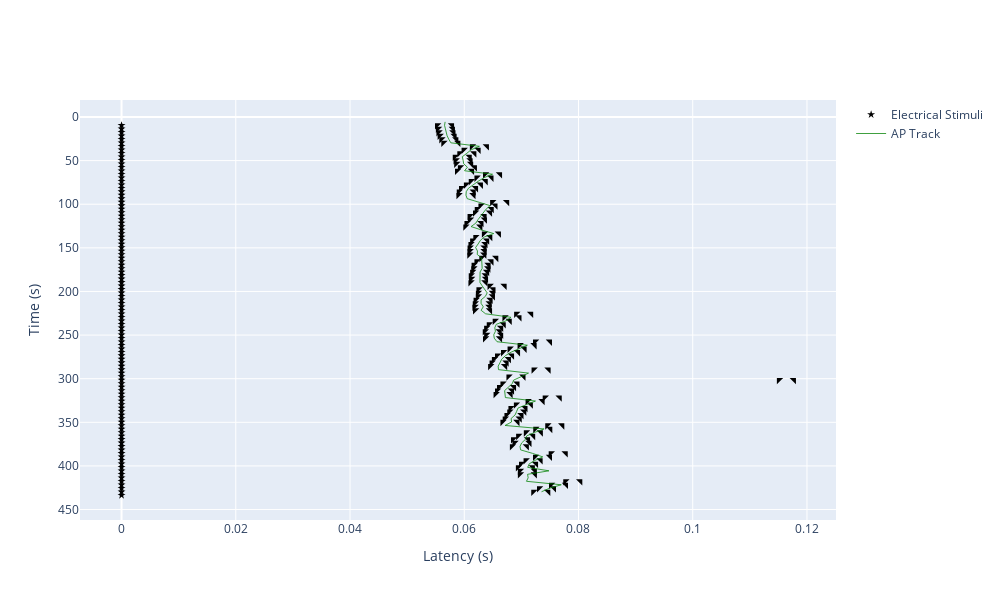

The notebook cell saved with this chart:
### Code cell
%autoreload 2
from fibre_tracking.ap_track import APTrack
from plotting import FallingLeafPlot

# and now, we can extract the nearest action potentials
aps = ap_track.get_nearest_existing_aps(sweeps = recording.sweeps)

# also, we may want to change the track's color :)
ap_track.color = "green"

# Starting point for the falling leaf plot
FLP_START_TIME = recording.sweeps[ap_track.sweep_idcs[0]].t_start
FLP_POST_ST_TIMEFRAME = max(ap_track.latencies) * 1.5

flplot = FallingLeafPlot()
flplot.plot(regular_stimuli = recording.el_stimuli, action_potentials = aps, t_start = FLP_START_TIME, num_intervals = len(ap_track), \
            ap_tracks = [ap_track], post_stimulus_timeframe = FLP_POST_ST_TIMEFRAME, plot_raw_signal = False)

### Figure 1 — Plotly figure (JSON) as saved in the notebook; plotly's stock layout.template omitted (floating-point values rounded to 4 significant figures)
{"data": [{"hovertemplate": "%{text}", "marker": {"color": "Black", "symbol": "star"}, "mode": "markers", "name": "Electrical Stimuli", "text": ["time = 9.5961s<br>Index = 0", "time = 13.5964s<br>Index = 1", "time = 17.5966s<br>Index = 2", "time = 21.5968s<br>Index = 3", "time = 25.5971s<br>Index = 4", "time = 29.5973s<br>Index = 5", "time = 33.5977s<br>Index = 6", "time = 37.5980s<br>Index = 7", "time = 41.5983s<br>Index = 8", "time = 45.5985s<br>Index = 9", "time = 49.5987s<br>Index = 10", "time = 53.5990s<br>Index = 11", "time = 57.5992s<br>Index = 12", "time = 61.5994s<br>Index = 13", "time = 65.5999s<br>Index = 14", "time = 69.6001s<br>Index = 15", "time = 73.6004s<br>Index = 16", "time = 77.6006s<br>Index = 17", "time = 81.6008s<br>Index = 18", "time = 85.6011s<br>Index = 19", "time = 89.6013s<br>Index = 20", "time = 93.6016s<br>Index = 21", "time = 97.6020s<br>Index = 22", "time = 101.6022s<br>Index = 23", "time = 105.6025s<br>Index = 24", "time = 109.6027s<br>Index = 25", "time = 113.6029s<br>Index = 26", "time = 117.6031s<br>Index = 27", "time = 121.6034s<br>Index = 28", "time = 125.6037s<br>Index = 29", "time = 129.6041s<br>Index = 30", "time = 133.6043s<br>Index = 31", "time = 137.6045s<br>Index = 32", "time = 141.6048s<br>Index = 33", "time = 145.6050s<br>Index = 34", "time = 149.6053s<br>Index = 35", "time = 153.6055s<br>Index = 36", "time = 157.6058s<br>Index = 37", "time = 161.6061s<br>Index = 38", "time = 165.6063s<br>Index = 39", "time = 169.6066s<br>Index = 40", "time = 173.6068s<br>Index = 41", "time = 177.6070s<br>Index = 42", "time = 181.6073s<br>Index = 43", "time = 185.6076s<br>Index = 44", "time = 189.6078s<br>Index = 45", "time = 193.6081s<br>Index = 46", "time = 197.6084s<br>Index = 47", "time = 201.6086s<br>Index = 48", "time = 205.6088s<br>Index = 49", "time = 209.6091s<br>Index = 50", "time = 213.6094s<br>Index = 51", "time = 217.6096s<br>Index = 52", "time = 221.6098s<br>Index = 53", "time = 225.6104s<br>Index = 54", "time = 229.6106s<br>Index = 55", "time = 233.6108s<br>Index = 56", "time = 237.6111s<br>Index = 57", "time = 241.6113s<br>Index = 58", "time = 245.6115s<br>Index = 59", "time = 249.6118s<br>Index = 60", "time = 253.6121s<br>Index = 61", "time = 257.6126s<br>Index = 62", "time = 261.6128s<br>Index = 63", "time = 265.6130s<br>Index = 64", "time = 269.6133s<br>Index = 65", "time = 273.6135s<br>Index = 66", "time = 277.6138s<br>Index = 67", "time = 281.6140s<br>Index = 68", "time = 285.6143s<br>Index = 69", "time = 289.6148s<br>Index = 70", "time = 293.6150s<br>Index = 71", "time = 297.6153s<br>Index = 72", "time = 301.6155s<br>Index = 73", "time = 305.6157s<br>Index = 74", "time = 309.6160s<br>Index = 75", "time = 313.6162s<br>Index = 76", "time = 317.6165s<br>Index = 77", "time = 321.6170s<br>Index = 78", "time = 325.6173s<br>Index = 79", "time = 329.6175s<br>Index = 80", "time = 333.6178s<br>Index = 81", "time = 337.6180s<br>Index = 82", "time = 341.6182s<br>Index = 83", "time = 345.6184s<br>Index = 84", "time = 349.6187s<br>Index = 85", "time = 353.6193s<br>Index = 86", "time = 357.6195s<br>Index = 87", "time = 361.6197s<br>Index = 88", "time = 365.6200s<br>Index = 89", "time = 369.6202s<br>Index = 90", "time = 373.6205s<br>Index = 91", "time = 377.6207s<br>Index = 92", "time = 381.6209s<br>Index = 93", "time = 385.6214s<br>Index = 94", "time = 389.6217s<br>Index = 95", "time = 393.6220s<br>Index = 96", "time = 397.6222s<br>Index = 97", "time = 401.6224s<br>Index = 98", "time = 405.6227s<br>Index = 99", "time = 409.6229s<br>Index = 100", "time = 413.6232s<br>Index = 101", "time = 417.6237s<br>Index = 102", "time = 421.6239s<br>Index = 103", "time = 425.6241s<br>Index = 104", "time = 429.6244s<br>Index = 105", "time = 433.6246s<br>Index = 106"], "type": "scatter", "x": [0, 0, 0, 0, 0, 0, 0, 0, 0, 0, 0, 0, 0, 0, 0, 0, 0, 0, 0, 0, 0, 0, 0, 0, 0, 0, 0, 0, 0, 0, 0, 0, 0, 0, 0, 0, 0, 0, 0, 0, 0, 0, 0, 0, 0, 0, 0, 0, 0, 0, 0, 0, 0, 0, 0, 0, 0, 0, 0, 0, 0, 0, 0, 0, 0, 0, 0, 0, 0, 0, 0, 0, 0, 0, 0, 0, 0, 0, 0, 0, 0, 0, 0, 0, 0, 0, 0, 0, 0, 0, 0, 0, 0, 0, 0, 0, 0, 0, 0, 0, 0, 0, 0, 0, 0, 0, 0], "y": [9.596, 13.6, 17.6, 21.6, 25.6, 29.6, 33.6, 37.6, 41.6, 45.6, 49.6, 53.6, 57.6, 61.6, 65.6, 69.6, 73.6, 77.6, 81.6, 85.6, 89.6, 93.6, 97.6, 101.6, 105.6, 109.6, 113.6, 117.6, 121.6, 125.6, 129.6, 133.6, 137.6, 141.6, 145.6, 149.6, 153.6, 157.6, 161.6, 165.6, 169.6, 173.6, 177.6, 181.6, 185.6, 189.6, 193.6, 197.6, 201.6, 205.6, 209.6, 213.6, 217.6, 221.6, 225.6, 229.6, 233.6, 237.6, 241.6, 245.6, 249.6, 253.6, 257.6, 261.6, 265.6, 269.6, 273.6, 277.6, 281.6, 285.6, 289.6, 293.6, 297.6, 301.6, 305.6, 309.6, 313.6, 317.6, 321.6, 325.6, 329.6, 333.6, 337.6, 341.6, 345.6, 349.6, 353.6, 357.6, 361.6, 365.6, 369.6, 373.6, 377.6, 381.6, 385.6, 389.6, 393.6, 397.6, 401.6, 405.6, 409.6, 413.6, 417.6, 421.6, 425.6, 429.6, 433.6]}, {"hovertemplate": "%{text}", "marker": {"color": "black", "size": 7, "symbol": ["triangle-nw", "triangle-ne"]}, "mode": "markers", "showlegend": false, "text": ["Latency: 0.0553s<br>Fibre Index: None", "Offset: 0.0579s"], "type": "scatter", "x": [0.05525, 0.05785], "y": [9.596, 9.596]}, {"hovertemplate": "%{text}", "marker": {"color": "black", "size": 7, "symbol": ["triangle-nw", "triangle-ne"]}, "mode": "markers", "showlegend": false, "text": ["Latency: 0.0554s<br>Fibre Index: None", "Offset: 0.0580s"], "type": "scatter", "x": [0.0554, 0.058], "y": [13.6, 13.6]}, {"hovertemplate": "%{text}", "marker": {"color": "black", "size": 7, "symbol": ["triangle-nw", "triangle-ne"]}, "mode": "markers", "showlegend": false, "text": ["Latency: 0.0555s<br>Fibre Index: None", "Offset: 0.0581s"], "type": "scatter", "x": [0.0555, 0.0581], "y": [17.6, 17.6]}, {"hovertemplate": "%{text}", "marker": {"color": "black", "size": 7, "symbol": ["triangle-nw", "triangle-ne"]}, "mode": "markers", "showlegend": false, "text": ["Latency: 0.0557s<br>Fibre Index: None", "Offset: 0.0583s"], "type": "scatter", "x": [0.0557, 0.0583], "y": [21.6, 21.6]}, {"hovertemplate": "%{text}", "marker": {"color": "black", "size": 7, "symbol": ["triangle-nw", "triangle-ne"]}, "mode": "markers", "showlegend": false, "text": ["Latency: 0.0560s<br>Fibre Index: None", "Offset: 0.0586s"], "type": "scatter", "x": [0.056, 0.0586], "y": [25.6, 25.6]}, {"hovertemplate": "%{text}", "marker": {"color": "black", "size": 7, "symbol": ["triangle-nw", "triangle-ne"]}, "mode": "markers", "showlegend": false, "text": ["Latency: 0.0564s<br>Fibre Index: None", "Offset: 0.0590s"], "type": "scatter", "x": [0.05635, 0.05895], "y": [29.6, 29.6]}, {"hovertemplate": "%{text}", "marker": {"color": "black", "size": 7, "symbol": ["triangle-nw", "triangle-ne"]}, "mode": "markers", "showlegend": false, "text": ["Latency: 0.0614s<br>Fibre Index: None", "Offset: 0.0640s"], "type": "scatter", "x": [0.06135, 0.06395], "y": [33.6, 33.6]}, {"hovertemplate": "%{text}", "marker": {"color": "black", "size": 7, "symbol": ["triangle-nw", "triangle-ne"]}, "mode": "markers", "showlegend": false, "text": ["Latency: 0.0599s<br>Fibre Index: None", "Offset: 0.0625s"], "type": "scatter", "x": [0.0599, 0.0625], "y": [37.6, 37.6]}, {"hovertemplate": "%{text}", "marker": {"color": "black", "size": 7, "symbol": ["triangle-nw", "triangle-ne"]}, "mode": "markers", "showlegend": false, "text": ["Latency: 0.0592s<br>Fibre Index: None", "Offset: 0.0617s"], "type": "scatter", "x": [0.05915, 0.06175], "y": [41.6, 41.6]}, {"hovertemplate": "%{text}", "marker": {"color": "black", "size": 7, "symbol": ["triangle-nw", "triangle-ne"]}, "mode": "markers", "showlegend": false, "text": ["Latency: 0.0583s<br>Fibre Index: None", "Offset: 0.0609s"], "type": "scatter", "x": [0.05835, 0.06095], "y": [45.6, 45.6]}, {"hovertemplate": "%{text}", "marker": {"color": "black", "size": 7, "symbol": ["triangle-nw", "triangle-ne"]}, "mode": "markers", "showlegend": false, "text": ["Latency: 0.0585s<br>Fibre Index: None", "Offset: 0.0611s"], "type": "scatter", "x": [0.0585, 0.0611], "y": [49.6, 49.6]}, {"hovertemplate": "%{text}", "marker": {"color": "black", "size": 7, "symbol": ["triangle-nw", "triangle-ne"]}, "mode": "markers", "showlegend": false, "text": ["Latency: 0.0586s<br>Fibre Index: None", "Offset: 0.0612s"], "type": "scatter", "x": [0.0586, 0.0612], "y": [53.6, 53.6]}, {"hovertemplate": "%{text}", "marker": {"color": "black", "size": 7, "symbol": ["triangle-nw", "triangle-ne"]}, "mode": "markers", "showlegend": false, "text": ["Latency: 0.0592s<br>Fibre Index: None", "Offset: 0.0618s"], "type": "scatter", "x": [0.05925, 0.06185], "y": [57.6, 57.6]}, {"hovertemplate": "%{text}", "marker": {"color": "black", "size": 7, "symbol": ["triangle-nw", "triangle-ne"]}, "mode": "markers", "showlegend": false, "text": ["Latency: 0.0588s<br>Fibre Index: None", "Offset: 0.0614s"], "type": "scatter", "x": [0.05875, 0.06135], "y": [61.6, 61.6]}, {"hovertemplate": "%{text}", "marker": {"color": "black", "size": 7, "symbol": ["triangle-nw", "triangle-ne"]}, "mode": "markers", "showlegend": false, "text": ["Latency: 0.0636s<br>Fibre Index: None", "Offset: 0.0662s"], "type": "scatter", "x": [0.06365, 0.06625], "y": [65.6, 65.6]}, {"hovertemplate": "%{text}", "marker": {"color": "black", "size": 7, "symbol": ["triangle-nw", "triangle-ne"]}, "mode": "markers", "showlegend": false, "text": ["Latency: 0.0622s<br>Fibre Index: None", "Offset: 0.0648s"], "type": "scatter", "x": [0.06215, 0.06475], "y": [69.6, 69.6]}, {"hovertemplate": "%{text}", "marker": {"color": "black", "size": 7, "symbol": ["triangle-nw", "triangle-ne"]}, "mode": "markers", "showlegend": false, "text": ["Latency: 0.0611s<br>Fibre Index: None", "Offset: 0.0637s"], "type": "scatter", "x": [0.06115, 0.06375], "y": [73.6, 73.6]}, {"hovertemplate": "%{text}", "marker": {"color": "black", "size": 7, "symbol": ["triangle-nw", "triangle-ne"]}, "mode": "markers", "showlegend": false, "text": ["Latency: 0.0603s<br>Fibre Index: None", "Offset: 0.0629s"], "type": "scatter", "x": [0.0603, 0.0629], "y": [77.6, 77.6]}, {"hovertemplate": "%{text}", "marker": {"color": "black", "size": 7, "symbol": ["triangle-nw", "triangle-ne"]}, "mode": "markers", "showlegend": false, "text": ["Latency: 0.0594s<br>Fibre Index: None", "Offset: 0.0620s"], "type": "scatter", "x": [0.05945, 0.06205], "y": [81.6, 81.6]}, {"hovertemplate": "%{text}", "marker": {"color": "black", "size": 7, "symbol": ["triangle-nw", "triangle-ne"]}, "mode": "markers", "showlegend": false, "text": ["Latency: 0.0590s<br>Fibre Index: None", "Offset: 0.0617s"], "type": "scatter", "x": [0.05905, 0.06165], "y": [85.6, 85.6]}, {"hovertemplate": "%{text}", "marker": {"color": "black", "size": 7, "symbol": ["triangle-nw", "triangle-ne"]}, "mode": "markers", "showlegend": false, "text": ["Latency: 0.0590s<br>Fibre Index: None", "Offset: 0.0616s"], "type": "scatter", "x": [0.059, 0.0616], "y": [89.6, 89.6]}, {"hovertemplate": "%{text}", "marker": {"color": "black", "size": 7, "symbol": ["triangle-nw", "triangle-ne"]}, "mode": "markers", "showlegend": false, "text": ["Latency: 0.0649s<br>Fibre Index: None", "Offset: 0.0675s"], "type": "scatter", "x": [0.0649, 0.0675], "y": [97.6, 97.6]}, {"hovertemplate": "%{text}", "marker": {"color": "black", "size": 7, "symbol": ["triangle-nw", "triangle-ne"]}, "mode": "markers", "showlegend": false, "text": ["Latency: 0.0628s<br>Fibre Index: None", "Offset: 0.0654s"], "type": "scatter", "x": [0.06285, 0.06545], "y": [101.6, 101.6]}, {"hovertemplate": "%{text}", "marker": {"color": "black", "size": 7, "symbol": ["triangle-nw", "triangle-ne"]}, "mode": "markers", "showlegend": false, "text": ["Latency: 0.0622s<br>Fibre Index: None", "Offset: 0.0648s"], "type": "scatter", "x": [0.0622, 0.0648], "y": [105.6, 105.6]}, {"hovertemplate": "%{text}", "marker": {"color": "black", "size": 7, "symbol": ["triangle-nw", "triangle-ne"]}, "mode": "markers", "showlegend": false, "text": ["Latency: 0.0619s<br>Fibre Index: None", "Offset: 0.0645s"], "type": "scatter", "x": [0.0619, 0.0645], "y": [109.6, 109.6]}, {"hovertemplate": "%{text}", "marker": {"color": "black", "size": 7, "symbol": ["triangle-nw", "triangle-ne"]}, "mode": "markers", "showlegend": false, "text": ["Latency: 0.0609s<br>Fibre Index: None", "Offset: 0.0635s"], "type": "scatter", "x": [0.06095, 0.06355], "y": [113.6, 113.6]}, {"hovertemplate": "%{text}", "marker": {"color": "black", "size": 7, "symbol": ["triangle-nw", "triangle-ne"]}, "mode": "markers", "showlegend": false, "text": ["Latency: 0.0610s<br>Fibre Index: None", "Offset: 0.0636s"], "type": "scatter", "x": [0.061, 0.0636], "y": [117.6, 117.6]}, {"hovertemplate": "%{text}", "marker": {"color": "black", "size": 7, "symbol": ["triangle-nw", "triangle-ne"]}, "mode": "markers", "showlegend": false, "text": ["Latency: 0.0604s<br>Fibre Index: None", "Offset: 0.0630s"], "type": "scatter", "x": [0.0604, 0.063], "y": [121.6, 121.6]}, {"hovertemplate": "%{text}", "marker": {"color": "black", "size": 7, "symbol": ["triangle-nw", "triangle-ne"]}, "mode": "markers", "showlegend": false, "text": ["Latency: 0.0602s<br>Fibre Index: None", "Offset: 0.0628s"], "type": "scatter", "x": [0.0602, 0.0628], "y": [125.6, 125.6]}, {"hovertemplate": "%{text}", "marker": {"color": "black", "size": 7, "symbol": ["triangle-nw", "triangle-ne"]}, "mode": "markers", "showlegend": false, "text": ["Latency: 0.0635s<br>Fibre Index: None", "Offset: 0.0661s"], "type": "scatter", "x": [0.06345, 0.06605], "y": [133.6, 133.6]}, {"hovertemplate": "%{text}", "marker": {"color": "black", "size": 7, "symbol": ["triangle-nw", "triangle-ne"]}, "mode": "markers", "showlegend": false, "text": ["Latency: 0.0620s<br>Fibre Index: None", "Offset: 0.0645s"], "type": "scatter", "x": [0.06195, 0.06455], "y": [137.6, 137.6]}, {"hovertemplate": "%{text}", "marker": {"color": "black", "size": 7, "symbol": ["triangle-nw", "triangle-ne"]}, "mode": "markers", "showlegend": false, "text": ["Latency: 0.0614s<br>Fibre Index: None", "Offset: 0.0640s"], "type": "scatter", "x": [0.0614, 0.064], "y": [141.6, 141.6]}, {"hovertemplate": "%{text}", "marker": {"color": "black", "size": 7, "symbol": ["triangle-nw", "triangle-ne"]}, "mode": "markers", "showlegend": false, "text": ["Latency: 0.0611s<br>Fibre Index: None", "Offset: 0.0637s"], "type": "scatter", "x": [0.0611, 0.0637], "y": [145.6, 145.6]}, {"hovertemplate": "%{text}", "marker": {"color": "black", "size": 7, "symbol": ["triangle-nw", "triangle-ne"]}, "mode": "markers", "showlegend": false, "text": ["Latency: 0.0609s<br>Fibre Index: None", "Offset: 0.0635s"], "type": "scatter", "x": [0.06095, 0.06355], "y": [149.6, 149.6]}, {"hovertemplate": "%{text}", "marker": {"color": "black", "size": 7, "symbol": ["triangle-nw", "triangle-ne"]}, "mode": "markers", "showlegend": false, "text": ["Latency: 0.0609s<br>Fibre Index: None", "Offset: 0.0635s"], "type": "scatter", "x": [0.06095, 0.06355], "y": [153.6, 153.6]}, {"hovertemplate": "%{text}", "marker": {"color": "black", "size": 7, "symbol": ["triangle-nw", "triangle-ne"]}, "mode": "markers", "showlegend": false, "text": ["Latency: 0.0609s<br>Fibre Index: None", "Offset: 0.0635s"], "type": "scatter", "x": [0.0609, 0.0635], "y": [157.6, 157.6]}, {"hovertemplate": "%{text}", "marker": {"color": "black", "size": 7, "symbol": ["triangle-nw", "triangle-ne"]}, "mode": "markers", "showlegend": false, "text": ["Latency: 0.0630s<br>Fibre Index: None", "Offset: 0.0656s"], "type": "scatter", "x": [0.063, 0.0656], "y": [161.6, 161.6]}, {"hovertemplate": "%{text}", "marker": {"color": "black", "size": 7, "symbol": ["triangle-nw", "triangle-ne"]}, "mode": "markers", "showlegend": false, "text": ["Latency: 0.0622s<br>Fibre Index: None", "Offset: 0.0648s"], "type": "scatter", "x": [0.06215, 0.06475], "y": [165.6, 165.6]}, {"hovertemplate": "%{text}", "marker": {"color": "black", "size": 7, "symbol": ["triangle-nw", "triangle-ne"]}, "mode": "markers", "showlegend": false, "text": ["Latency: 0.0617s<br>Fibre Index: None", "Offset: 0.0643s"], "type": "scatter", "x": [0.06165, 0.06425], "y": [169.6, 169.6]}, {"hovertemplate": "%{text}", "marker": {"color": "black", "size": 7, "symbol": ["triangle-nw", "triangle-ne"]}, "mode": "markers", "showlegend": false, "text": ["Latency: 0.0616s<br>Fibre Index: None", "Offset: 0.0642s"], "type": "scatter", "x": [0.0616, 0.0642], "y": [173.6, 173.6]}, {"hovertemplate": "%{text}", "marker": {"color": "black", "size": 7, "symbol": ["triangle-nw", "triangle-ne"]}, "mode": "markers", "showlegend": false, "text": ["Latency: 0.0614s<br>Fibre Index: None", "Offset: 0.0640s"], "type": "scatter", "x": [0.0614, 0.064], "y": [177.6, 177.6]}, {"hovertemplate": "%{text}", "marker": {"color": "black", "size": 7, "symbol": ["triangle-nw", "triangle-ne"]}, "mode": "markers", "showlegend": false, "text": ["Latency: 0.0611s<br>Fibre Index: None", "Offset: 0.0637s"], "type": "scatter", "x": [0.06115, 0.06375], "y": [181.6, 181.6]}, {"hovertemplate": "%{text}", "marker": {"color": "black", "size": 7, "symbol": ["triangle-nw", "triangle-ne"]}, "mode": "markers", "showlegend": false, "text": ["Latency: 0.0612s<br>Fibre Index: None", "Offset: 0.0638s"], "type": "scatter", "x": [0.0612, 0.0638], "y": [185.6, 185.6]}, {"hovertemplate": "%{text}", "marker": {"color": "black", "size": 7, "symbol": ["triangle-nw", "triangle-ne"]}, "mode": "markers", "showlegend": false, "text": ["Latency: 0.0611s<br>Fibre Index: None", "Offset: 0.0637s"], "type": "scatter", "x": [0.0611, 0.0637], "y": [189.6, 189.6]}, {"hovertemplate": "%{text}", "marker": {"color": "black", "size": 7, "symbol": ["triangle-nw", "triangle-ne"]}, "mode": "markers", "showlegend": false, "text": ["Latency: 0.0644s<br>Fibre Index: None", "Offset: 0.0670s"], "type": "scatter", "x": [0.06445, 0.06705], "y": [193.6, 193.6]}, {"hovertemplate": "%{text}", "marker": {"color": "black", "size": 7, "symbol": ["triangle-nw", "triangle-ne"]}, "mode": "markers", "showlegend": false, "text": ["Latency: 0.0625s<br>Fibre Index: None", "Offset: 0.0651s"], "type": "scatter", "x": [0.0625, 0.0651], "y": [197.6, 197.6]}, {"hovertemplate": "%{text}", "marker": {"color": "black", "size": 7, "symbol": ["triangle-nw", "triangle-ne"]}, "mode": "markers", "showlegend": false, "text": ["Latency: 0.0624s<br>Fibre Index: None", "Offset: 0.0650s"], "type": "scatter", "x": [0.0624, 0.065], "y": [201.6, 201.6]}, {"hovertemplate": "%{text}", "marker": {"color": "black", "size": 7, "symbol": ["triangle-nw", "triangle-ne"]}, "mode": "markers", "showlegend": false, "text": ["Latency: 0.0624s<br>Fibre Index: None", "Offset: 0.0650s"], "type": "scatter", "x": [0.0624, 0.065], "y": [205.6, 205.6]}, {"hovertemplate": "%{text}", "marker": {"color": "black", "size": 7, "symbol": ["triangle-nw", "triangle-ne"]}, "mode": "markers", "showlegend": false, "text": ["Latency: 0.0620s<br>Fibre Index: None", "Offset: 0.0646s"], "type": "scatter", "x": [0.062, 0.0646], "y": [209.6, 209.6]}, {"hovertemplate": "%{text}", "marker": {"color": "black", "size": 7, "symbol": ["triangle-nw", "triangle-ne"]}, "mode": "markers", "showlegend": false, "text": ["Latency: 0.0618s<br>Fibre Index: None", "Offset: 0.0644s"], "type": "scatter", "x": [0.06185, 0.06445], "y": [213.6, 213.6]}, {"hovertemplate": "%{text}", "marker": {"color": "black", "size": 7, "symbol": ["triangle-nw", "triangle-ne"]}, "mode": "markers", "showlegend": false, "text": ["Latency: 0.0618s<br>Fibre Index: None", "Offset: 0.0644s"], "type": "scatter", "x": [0.0618, 0.0644], "y": [217.6, 217.6]}, {"hovertemplate": "%{text}", "marker": {"color": "black", "size": 7, "symbol": ["triangle-nw", "triangle-ne"]}, "mode": "markers", "showlegend": false, "text": ["Latency: 0.0619s<br>Fibre Index: None", "Offset: 0.0645s"], "type": "scatter", "x": [0.0619, 0.0645], "y": [221.6, 221.6]}, {"hovertemplate": "%{text}", "marker": {"color": "black", "size": 7, "symbol": ["triangle-nw", "triangle-ne"]}, "mode": "markers", "showlegend": false, "text": ["Latency: 0.0691s<br>Fibre Index: None", "Offset: 0.0717s"], "type": "scatter", "x": [0.0691, 0.0717], "y": [225.6, 225.6]}, {"hovertemplate": "%{text}", "marker": {"color": "black", "size": 7, "symbol": ["triangle-nw", "triangle-ne"]}, "mode": "markers", "showlegend": false, "text": ["Latency: 0.0670s<br>Fibre Index: None", "Offset: 0.0696s"], "type": "scatter", "x": [0.06705, 0.06965], "y": [229.6, 229.6]}, {"hovertemplate": "%{text}", "marker": {"color": "black", "size": 7, "symbol": ["triangle-nw", "triangle-ne"]}, "mode": "markers", "showlegend": false, "text": ["Latency: 0.0653s<br>Fibre Index: None", "Offset: 0.0679s"], "type": "scatter", "x": [0.06535, 0.06795], "y": [233.6, 233.6]}, {"hovertemplate": "%{text}", "marker": {"color": "black", "size": 7, "symbol": ["triangle-nw", "triangle-ne"]}, "mode": "markers", "showlegend": false, "text": ["Latency: 0.0643s<br>Fibre Index: None", "Offset: 0.0669s"], "type": "scatter", "x": [0.0643, 0.0669], "y": [237.6, 237.6]}, {"hovertemplate": "%{text}", "marker": {"color": "black", "size": 7, "symbol": ["triangle-nw", "triangle-ne"]}, "mode": "markers", "showlegend": false, "text": ["Latency: 0.0639s<br>Fibre Index: None", "Offset: 0.0665s"], "type": "scatter", "x": [0.06385, 0.06645], "y": [241.6, 241.6]}, {"hovertemplate": "%{text}", "marker": {"color": "black", "size": 7, "symbol": ["triangle-nw", "triangle-ne"]}, "mode": "markers", "showlegend": false, "text": ["Latency: 0.0636s<br>Fibre Index: None", "Offset: 0.0662s"], "type": "scatter", "x": [0.0636, 0.0662], "y": [245.6, 245.6]}, {"hovertemplate": "%{text}", "marker": {"color": "black", "size": 7, "symbol": ["triangle-nw", "triangle-ne"]}, "mode": "markers", "showlegend": false, "text": ["Latency: 0.0639s<br>Fibre Index: None", "Offset: 0.0665s"], "type": "scatter", "x": [0.06385, 0.06645], "y": [249.6, 249.6]}, {"hovertemplate": "%{text}", "marker": {"color": "black", "size": 7, "symbol": ["triangle-nw", "triangle-ne"]}, "mode": "markers", "showlegend": false, "text": ["Latency: 0.0636s<br>Fibre Index: None", "Offset: 0.0662s"], "type": "scatter", "x": [0.06365, 0.06625], "y": [253.6, 253.6]}, {"hovertemplate": "%{text}", "marker": {"color": "black", "size": 7, "symbol": ["triangle-nw", "triangle-ne"]}, "mode": "markers", "showlegend": false, "text": ["Latency: 0.0724s<br>Fibre Index: None", "Offset: 0.0750s"], "type": "scatter", "x": [0.0724, 0.075], "y": [257.6, 257.6]}, {"hovertemplate": "%{text}", "marker": {"color": "black", "size": 7, "symbol": ["triangle-nw", "triangle-ne"]}, "mode": "markers", "showlegend": false, "text": ["Latency: 0.0697s<br>Fibre Index: None", "Offset: 0.0723s"], "type": "scatter", "x": [0.0697, 0.0723], "y": [261.6, 261.6]}, {"hovertemplate": "%{text}", "marker": {"color": "black", "size": 7, "symbol": ["triangle-nw", "triangle-ne"]}, "mode": "markers", "showlegend": false, "text": ["Latency: 0.0679s<br>Fibre Index: None", "Offset: 0.0706s"], "type": "scatter", "x": [0.06795, 0.07055], "y": [265.6, 265.6]}, {"hovertemplate": "%{text}", "marker": {"color": "black", "size": 7, "symbol": ["triangle-nw", "triangle-ne"]}, "mode": "markers", "showlegend": false, "text": ["Latency: 0.0668s<br>Fibre Index: None", "Offset: 0.0694s"], "type": "scatter", "x": [0.0668, 0.0694], "y": [269.6, 269.6]}, {"hovertemplate": "%{text}", "marker": {"color": "black", "size": 7, "symbol": ["triangle-nw", "triangle-ne"]}, "mode": "markers", "showlegend": false, "text": ["Latency: 0.0658s<br>Fibre Index: None", "Offset: 0.0684s"], "type": "scatter", "x": [0.06575, 0.06835], "y": [273.6, 273.6]}, {"hovertemplate": "%{text}", "marker": {"color": "black", "size": 7, "symbol": ["triangle-nw", "triangle-ne"]}, "mode": "markers", "showlegend": false, "text": ["Latency: 0.0652s<br>Fibre Index: None", "Offset: 0.0678s"], "type": "scatter", "x": [0.0652, 0.0678], "y": [277.6, 277.6]}, {"hovertemplate": "%{text}", "marker": {"color": "black", "size": 7, "symbol": ["triangle-nw", "triangle-ne"]}, "mode": "markers", "showlegend": false, "text": ["Latency: 0.0648s<br>Fibre Index: None", "Offset: 0.0674s"], "type": "scatter", "x": [0.0648, 0.0674], "y": [281.6, 281.6]}, {"hovertemplate": "%{text}", "marker": {"color": "black", "size": 7, "symbol": ["triangle-nw", "triangle-ne"]}, "mode": "markers", "showlegend": false, "text": ["Latency: 0.0645s<br>Fibre Index: None", "Offset: 0.0671s"], "type": "scatter", "x": [0.06455, 0.06715], "y": [285.6, 285.6]}, {"hovertemplate": "%{text}", "marker": {"color": "black", "size": 7, "symbol": ["triangle-nw", "triangle-ne"]}, "mode": "markers", "showlegend": false, "text": ["Latency: 0.0722s<br>Fibre Index: None", "Offset: 0.0747s"], "type": "scatter", "x": [0.07215, 0.07475], "y": [289.6, 289.6]}, {"hovertemplate": "%{text}", "marker": {"color": "black", "size": 7, "symbol": ["triangle-nw", "triangle-ne"]}, "mode": "markers", "showlegend": false, "text": ["Latency: 0.0677s<br>Fibre Index: None", "Offset: 0.0704s"], "type": "scatter", "x": [0.06775, 0.07035], "y": [297.6, 297.6]}, {"hovertemplate": "%{text}", "marker": {"color": "black", "size": 7, "symbol": ["triangle-nw", "triangle-ne"]}, "mode": "markers", "showlegend": false, "text": ["Latency: 0.1151s<br>Fibre Index: None", "Offset: 0.1177s"], "type": "scatter", "x": [0.1151, 0.1177], "y": [301.6, 301.6]}, {"hovertemplate": "%{text}", "marker": {"color": "black", "size": 7, "symbol": ["triangle-nw", "triangle-ne"]}, "mode": "markers", "showlegend": false, "text": ["Latency: 0.0667s<br>Fibre Index: None", "Offset: 0.0693s"], "type": "scatter", "x": [0.0667, 0.0693], "y": [305.6, 305.6]}, {"hovertemplate": "%{text}", "marker": {"color": "black", "size": 7, "symbol": ["triangle-nw", "triangle-ne"]}, "mode": "markers", "showlegend": false, "text": ["Latency: 0.0661s<br>Fibre Index: None", "Offset: 0.0687s"], "type": "scatter", "x": [0.0661, 0.0687], "y": [309.6, 309.6]}, {"hovertemplate": "%{text}", "marker": {"color": "black", "size": 7, "symbol": ["triangle-nw", "triangle-ne"]}, "mode": "markers", "showlegend": false, "text": ["Latency: 0.0658s<br>Fibre Index: None", "Offset: 0.0684s"], "type": "scatter", "x": [0.06575, 0.06835], "y": [313.6, 313.6]}, {"hovertemplate": "%{text}", "marker": {"color": "black", "size": 7, "symbol": ["triangle-nw", "triangle-ne"]}, "mode": "markers", "showlegend": false, "text": ["Latency: 0.0655s<br>Fibre Index: None", "Offset: 0.0681s"], "type": "scatter", "x": [0.0655, 0.0681], "y": [317.6, 317.6]}, {"hovertemplate": "%{text}", "marker": {"color": "black", "size": 7, "symbol": ["triangle-nw", "triangle-ne"]}, "mode": "markers", "showlegend": false, "text": ["Latency: 0.0741s<br>Fibre Index: None", "Offset: 0.0767s"], "type": "scatter", "x": [0.0741, 0.0767], "y": [321.6, 321.6]}, {"hovertemplate": "%{text}", "marker": {"color": "black", "size": 7, "symbol": ["triangle-nw", "triangle-ne"]}, "mode": "markers", "showlegend": false, "text": ["Latency: 0.0711s<br>Fibre Index: None", "Offset: 0.0737s"], "type": "scatter", "x": [0.0711, 0.0737], "y": [325.6, 325.6]}, {"hovertemplate": "%{text}", "marker": {"color": "black", "size": 7, "symbol": ["triangle-nw", "triangle-ne"]}, "mode": "markers", "showlegend": false, "text": ["Latency: 0.0691s<br>Fibre Index: None", "Offset: 0.0716s"], "type": "scatter", "x": [0.06905, 0.07165], "y": [329.6, 329.6]}, {"hovertemplate": "%{text}", "marker": {"color": "black", "size": 7, "symbol": ["triangle-nw", "triangle-ne"]}, "mode": "markers", "showlegend": false, "text": ["Latency: 0.0681s<br>Fibre Index: None", "Offset: 0.0707s"], "type": "scatter", "x": [0.0681, 0.0707], "y": [333.6, 333.6]}, {"hovertemplate": "%{text}", "marker": {"color": "black", "size": 7, "symbol": ["triangle-nw", "triangle-ne"]}, "mode": "markers", "showlegend": false, "text": ["Latency: 0.0679s<br>Fibre Index: None", "Offset: 0.0705s"], "type": "scatter", "x": [0.0679, 0.0705], "y": [337.6, 337.6]}, {"hovertemplate": "%{text}", "marker": {"color": "black", "size": 7, "symbol": ["triangle-nw", "triangle-ne"]}, "mode": "markers", "showlegend": false, "text": ["Latency: 0.0674s<br>Fibre Index: None", "Offset: 0.0700s"], "type": "scatter", "x": [0.0674, 0.07], "y": [341.6, 341.6]}, {"hovertemplate": "%{text}", "marker": {"color": "black", "size": 7, "symbol": ["triangle-nw", "triangle-ne"]}, "mode": "markers", "showlegend": false, "text": ["Latency: 0.0671s<br>Fibre Index: None", "Offset: 0.0697s"], "type": "scatter", "x": [0.0671, 0.0697], "y": [345.6, 345.6]}, {"hovertemplate": "%{text}", "marker": {"color": "black", "size": 7, "symbol": ["triangle-nw", "triangle-ne"]}, "mode": "markers", "showlegend": false, "text": ["Latency: 0.0667s<br>Fibre Index: None", "Offset: 0.0693s"], "type": "scatter", "x": [0.0667, 0.0693], "y": [349.6, 349.6]}, {"hovertemplate": "%{text}", "marker": {"color": "black", "size": 7, "symbol": ["triangle-nw", "triangle-ne"]}, "mode": "markers", "showlegend": false, "text": ["Latency: 0.0745s<br>Fibre Index: None", "Offset: 0.0771s"], "type": "scatter", "x": [0.07455, 0.07715], "y": [353.6, 353.6]}, {"hovertemplate": "%{text}", "marker": {"color": "black", "size": 7, "symbol": ["triangle-nw", "triangle-ne"]}, "mode": "markers", "showlegend": false, "text": ["Latency: 0.0725s<br>Fibre Index: None", "Offset: 0.0750s"], "type": "scatter", "x": [0.07245, 0.07505], "y": [357.6, 357.6]}, {"hovertemplate": "%{text}", "marker": {"color": "black", "size": 7, "symbol": ["triangle-nw", "triangle-ne"]}, "mode": "markers", "showlegend": false, "text": ["Latency: 0.0708s<br>Fibre Index: None", "Offset: 0.0734s"], "type": "scatter", "x": [0.0708, 0.0734], "y": [361.6, 361.6]}, {"hovertemplate": "%{text}", "marker": {"color": "black", "size": 7, "symbol": ["triangle-nw", "triangle-ne"]}, "mode": "markers", "showlegend": false, "text": ["Latency: 0.0694s<br>Fibre Index: None", "Offset: 0.0720s"], "type": "scatter", "x": [0.06945, 0.07205], "y": [365.6, 365.6]}, {"hovertemplate": "%{text}", "marker": {"color": "black", "size": 7, "symbol": ["triangle-nw", "triangle-ne"]}, "mode": "markers", "showlegend": false, "text": ["Latency: 0.0686s<br>Fibre Index: None", "Offset: 0.0711s"], "type": "scatter", "x": [0.06855, 0.07115], "y": [369.6, 369.6]}, {"hovertemplate": "%{text}", "marker": {"color": "black", "size": 7, "symbol": ["triangle-nw", "triangle-ne"]}, "mode": "markers", "showlegend": false, "text": ["Latency: 0.0688s<br>Fibre Index: None", "Offset: 0.0714s"], "type": "scatter", "x": [0.0688, 0.0714], "y": [373.6, 373.6]}, {"hovertemplate": "%{text}", "marker": {"color": "black", "size": 7, "symbol": ["triangle-nw", "triangle-ne"]}, "mode": "markers", "showlegend": false, "text": ["Latency: 0.0684s<br>Fibre Index: None", "Offset: 0.0709s"], "type": "scatter", "x": [0.06835, 0.07095], "y": [377.6, 377.6]}, {"hovertemplate": "%{text}", "marker": {"color": "black", "size": 7, "symbol": ["triangle-nw", "triangle-ne"]}, "mode": "markers", "showlegend": false, "text": ["Latency: 0.0752s<br>Fibre Index: None", "Offset: 0.0778s"], "type": "scatter", "x": [0.07515, 0.07775], "y": [385.6, 385.6]}, {"hovertemplate": "%{text}", "marker": {"color": "black", "size": 7, "symbol": ["triangle-nw", "triangle-ne"]}, "mode": "markers", "showlegend": false, "text": ["Latency: 0.0724s<br>Fibre Index: None", "Offset: 0.0750s"], "type": "scatter", "x": [0.0724, 0.075], "y": [389.6, 389.6]}, {"hovertemplate": "%{text}", "marker": {"color": "black", "size": 7, "symbol": ["triangle-nw", "triangle-ne"]}, "mode": "markers", "showlegend": false, "text": ["Latency: 0.0707s<br>Fibre Index: None", "Offset: 0.0733s"], "type": "scatter", "x": [0.07075, 0.07335], "y": [393.6, 393.6]}, {"hovertemplate": "%{text}", "marker": {"color": "black", "size": 7, "symbol": ["triangle-nw", "triangle-ne"]}, "mode": "markers", "showlegend": false, "text": ["Latency: 0.0700s<br>Fibre Index: None", "Offset: 0.0725s"], "type": "scatter", "x": [0.06995, 0.07255], "y": [397.6, 397.6]}, {"hovertemplate": "%{text}", "marker": {"color": "black", "size": 7, "symbol": ["triangle-nw", "triangle-ne"]}, "mode": "markers", "showlegend": false, "text": ["Latency: 0.0694s<br>Fibre Index: None", "Offset: 0.0720s"], "type": "scatter", "x": [0.0694, 0.072], "y": [401.6, 401.6]}, {"hovertemplate": "%{text}", "marker": {"color": "black", "size": 7, "symbol": ["triangle-nw", "triangle-ne"]}, "mode": "markers", "showlegend": false, "text": ["Latency: 0.0697s<br>Fibre Index: None", "Offset: 0.0723s"], "type": "scatter", "x": [0.06975, 0.07235], "y": [405.6, 405.6]}, {"hovertemplate": "%{text}", "marker": {"color": "black", "size": 7, "symbol": ["triangle-nw", "triangle-ne"]}, "mode": "markers", "showlegend": false, "text": ["Latency: 0.0697s<br>Fibre Index: None", "Offset: 0.0723s"], "type": "scatter", "x": [0.06975, 0.07235], "y": [409.6, 409.6]}, {"hovertemplate": "%{text}", "marker": {"color": "black", "size": 7, "symbol": ["triangle-nw", "triangle-ne"]}, "mode": "markers", "showlegend": false, "text": ["Latency: 0.0777s<br>Fibre Index: None", "Offset: 0.0803s"], "type": "scatter", "x": [0.0777, 0.0803], "y": [417.6, 417.6]}, {"hovertemplate": "%{text}", "marker": {"color": "black", "size": 7, "symbol": ["triangle-nw", "triangle-ne"]}, "mode": "markers", "showlegend": false, "text": ["Latency: 0.0752s<br>Fibre Index: None", "Offset: 0.0778s"], "type": "scatter", "x": [0.0752, 0.0778], "y": [421.6, 421.6]}, {"hovertemplate": "%{text}", "marker": {"color": "black", "size": 7, "symbol": ["triangle-nw", "triangle-ne"]}, "mode": "markers", "showlegend": false, "text": ["Latency: 0.0731s<br>Fibre Index: None", "Offset: 0.0757s"], "type": "scatter", "x": [0.0731, 0.0757], "y": [425.6, 425.6]}, {"hovertemplate": "%{text}", "marker": {"color": "black", "size": 7, "symbol": ["triangle-nw", "triangle-ne"]}, "mode": "markers", "showlegend": false, "text": ["Latency: 0.0721s<br>Fibre Index: None", "Offset: 0.0747s"], "type": "scatter", "x": [0.0721, 0.0747], "y": [429.6, 429.6]}, {"line": {"color": "green", "width": 0.75}, "mode": "lines", "name": "AP Track", "type": "scatter", "x": [0.05665, 0.05655, 0.0567, 0.0568, 0.057, 0.0573, 0.05765, 0.06265, 0.0612, 0.06045, 0.05965, 0.0598, 0.0599, 0.06055, 0.06005, 0.06495, 0.06345, 0.06245, 0.0616, 0.06075, 0.06035, 0.0603, 0.06051, 0.06236, 0.06453, 0.06382, 0.06334, 0.06273, 0.06241, 0.06203, 0.0612, 0.06305, 0.06515, 0.0635, 0.0628, 0.06242, 0.06199, 0.06231, 0.06227, 0.06303, 0.06307, 0.0631, 0.06314, 0.06277, 0.06276, 0.06276, 0.06275, 0.06314, 0.06356, 0.06401, 0.0637, 0.06295, 0.06294, 0.06333, 0.06295, 0.06374, 0.06818, 0.06734, 0.06561, 0.06535, 0.06546, 0.06517, 0.06525, 0.06574, 0.07105, 0.06948, 0.06819, 0.06721, 0.06656, 0.06626, 0.06594, 0.06599, 0.07125, 0.06999, 0.06864, 0.06841, 0.06776, 0.06707, 0.06713, 0.0672, 0.07247, 0.07079, 0.06941, 0.06916, 0.06889, 0.06821, 0.06828, 0.06715, 0.07397, 0.0723, 0.07093, 0.0707, 0.07005, 0.06977, 0.06986, 0.07196, 0.07374, 0.07239, 0.07137, 0.07111, 0.07482, 0.07109, 0.07119, 0.07089, 0.07698, 0.0749, 0.07353], "y": [5.596, 9.596, 13.6, 17.6, 21.6, 25.6, 29.6, 33.6, 37.6, 41.6, 45.6, 49.6, 53.6, 57.6, 61.6, 65.6, 69.6, 73.6, 77.6, 81.6, 85.6, 89.6, 93.6, 97.6, 101.6, 105.6, 109.6, 113.6, 117.6, 121.6, 125.6, 129.6, 133.6, 137.6, 141.6, 145.6, 149.6, 153.6, 157.6, 161.6, 165.6, 169.6, 173.6, 177.6, 181.6, 185.6, 189.6, 193.6, 197.6, 201.6, 205.6, 209.6, 213.6, 217.6, 221.6, 225.6, 229.6, 233.6, 237.6, 241.6, 245.6, 249.6, 253.6, 257.6, 261.6, 265.6, 269.6, 273.6, 277.6, 281.6, 285.6, 289.6, 293.6, 297.6, 301.6, 305.6, 309.6, 313.6, 317.6, 321.6, 325.6, 329.6, 333.6, 337.6, 341.6, 345.6, 349.6, 353.6, 357.6, 361.6, 365.6, 369.6, 373.6, 377.6, 381.6, 385.6, 389.6, 393.6, 397.6, 401.6, 405.6, 409.6, 413.6, 417.6, 421.6, 425.6, 429.6]}], "layout": {"height": 600, "width": 1000, "xaxis": {"title": {"text": "Latency (s)"}}, "yaxis": {"autorange": "reversed", "title": {"text": "Time (s)"}}}}
